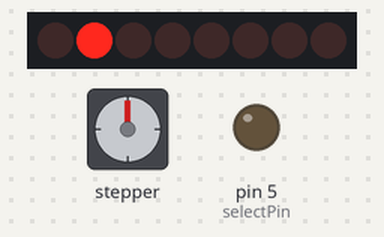
Recording of a sketch running on a simulated Arduino Uno, built with avr-gcc and run on an emulated ATmega328P. On the bench: 8 shift-register outputs drawn as a row of LEDs (first output left, lit = HIGH), stepper motor, output pins drawn as LEDs (lit = HIGH). Wiring (inferred from the names in the program): shift register (74HC595): data pin 11; shift clock pin 12; latch pin 10. Wiring (inferred from the signals the program sends): row of LEDs: on Q0, Q1, Q2, Q3, Q4, Q5, Q6, Q7. Stepper angles assume 320 steps per turn; pins used as bus, display or sensor lines are not drawn.

Above: at 2.1 s.
At 3.35 s:
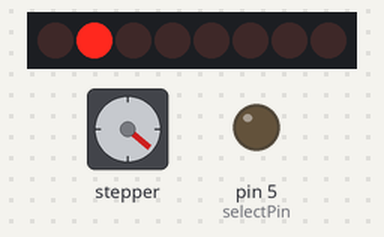
At 4.65 s:
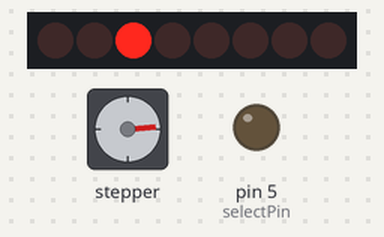
At 7.25 s:
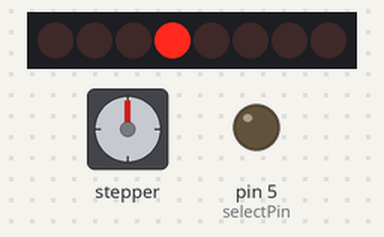
At 9.75 s:
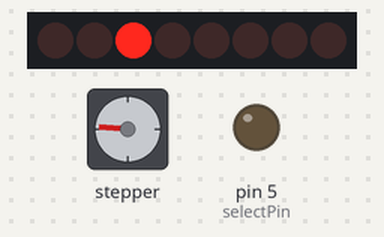
At 12.3 s:
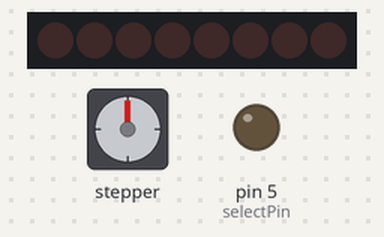
Timing chart, 0 to 15.4 s (numbered marks = the images above):
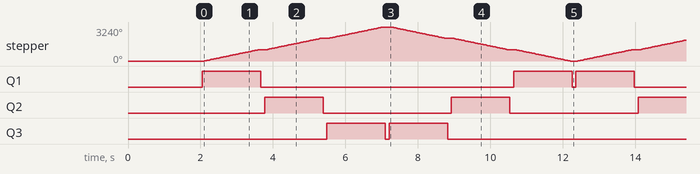

Measured:
- by itself, stepper: turns 3240° clockwise in 5.0 s, then 3240° counter-clockwise in 5.0 s, repeating every 10.3 s
- by itself, Q1: repeats every 10.3 s: LOW 7.0 s, HIGH 1.6 s, LOW 0.10 s, HIGH 1.6 s
- by itself, Q2: alternates HIGH for 1.6 s and LOW for 3.5 s
- by itself, Q3: repeats every 10.3 s: LOW 0.10 s, HIGH 1.6 s, LOW 7.0 s, HIGH 1.6 s

The sketch:

stepperAndShiftReg.ino
```cpp
// (licence header left out)
#include <Arduino.h>
#include "BasicStepperDriver.h"

// Motor steps per revolution. Most steppers are 200 steps or 1.8 degrees/step
#define MOTOR_STEPS 20
#define RPM 120//960

// Since microstepping is set externally, make sure this matches the selected mode
// If it doesn't, the motor will move at a different RPM than chosen
// 1=full step, 2=half step etc.
#define MICROSTEPS 16

// All the wires needed for full functionality
#define DIR 8
#define STEP 9
//Uncomment line to use enable/disable functionality
#define ENABLE 6


//Pin connected to latch pin (ST_CP) of 74HC595
const int latchPin = 10;
//Pin connected to clock pin (SH_CP) of 74HC595
const int clockPin = 12;
////Pin connected to Data in (DS) of 74HC595
const int dataPin = 11;

// 2-wire basic config, microstepping is hardwired on the driver
//BasicStepperDriver stepper(MOTOR_STEPS, DIR, STEP);

const int selectPin =5;//Low = mot #0, Hight = mot #3

//Uncomment line to use enable/disable functionality
BasicStepperDriver stepper(MOTOR_STEPS, DIR, STEP, ENABLE);

void setup() {
    pinMode(selectPin, OUTPUT);
    digitalWrite(selectPin, LOW);

    pinMode(latchPin, OUTPUT);
    pinMode(dataPin, OUTPUT);
    pinMode(clockPin, OUTPUT);

    stepper.begin(RPM, MICROSTEPS);
    stepper.disable();

    //Serial.begin(9600);
    //Serial.println("reset");

    delay(2000);

}

void loop() {

    // energize coils - the motor will hold position


     //turnMot(int motNum, int numTurns)
    turnMot(1, 3, true);
    turnMot(2, 3, true);
    turnMot(3, 3, true);

    turnMot(3, 3, false);
    turnMot(2, 3, false);
    turnMot(1, 3, false);
    /*
    // Select motor #1
    delay(10);
    registerWrite(1, HIGH);
    delay(10);
    stepper.enable();
    stepper.rotate(-360*30);
    stepper.disable();
    delay(10);
    // unselect motor 1:
    registerWrite(1, LOW);
    delay(10);


    // Select motor #2
    delay(10);
    registerWrite(2, HIGH);
    delay(10);
    stepper.enable();
    stepper.rotate(-360*30);
    stepper.disable();
    delay(10);
    // unselect motor 2:
    registerWrite(2, LOW);
    delay(10);


    // Select motor #3
    delay(10);
    registerWrite(3, HIGH);
    delay(10);
    stepper.enable();
    stepper.rotate(-360*30);
    stepper.disable();
    delay(10);
    // unselect motor 3:
    registerWrite(3, LOW);
    delay(10);
*/


}

void turnMot(int motNum, int numTurns, bool posRot){
  // Select motor #3
  int posNeg=posRot?1:-1;

    delay(50);
    registerWrite(motNum, HIGH);
    stepper.enable();
    delay(50);
    stepper.rotate(posNeg*360*numTurns);
    stepper.disable();
    delay(50);
    // unselect motor:
    registerWrite(motNum, LOW);
    delay(50);
}

// This method sends bits to the shift register:
void registerWrite(int whichPin, int whichState) {
// the bits you want to send
  byte bitsToSend = 0;

  // turn off the output so the pins don't light up
  // while you're shifting bits:
  digitalWrite(latchPin, LOW);

  // turn on the next highest bit in bitsToSend:
  bitWrite(bitsToSend, whichPin, whichState);

  // shift the bits out:
  shiftOut(dataPin, clockPin, MSBFIRST, bitsToSend);

    // turn on the output so the LEDs can light up:
  digitalWrite(latchPin, HIGH);

}
```
